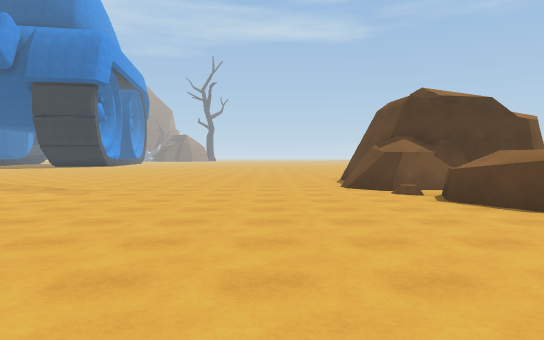
view 1 (above)

20 first-person views from a walk through a scene from a Unity 3-D project. The camera is 1.5 m above the floor, tilts 2° down and sees 75° across. The floor is counted in squares, 2 m on a side. Each view is taken from the middle of a square. On the plan, view 1 faces up. The plan holds only what a view shows up to about 11 squares ahead; the rest is blank. The place goes on beyond the plan. Some animated figures are not drawn.

view 2
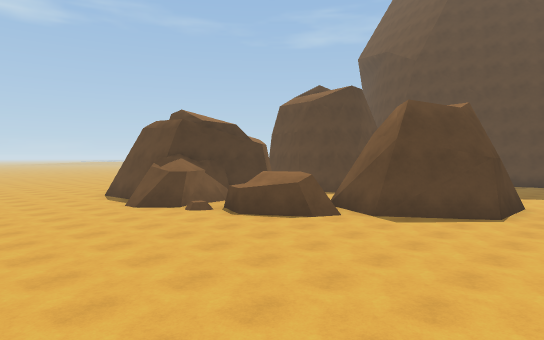

view 3
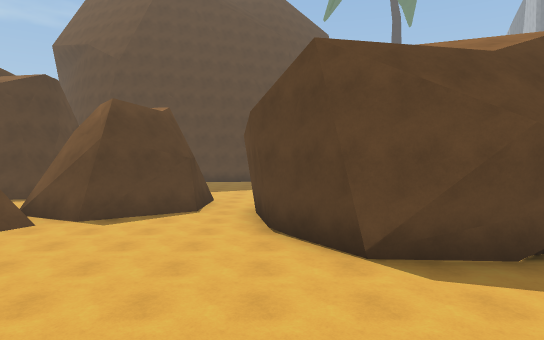

view 4
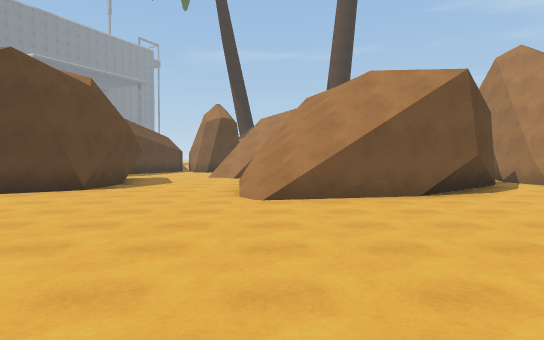

view 5
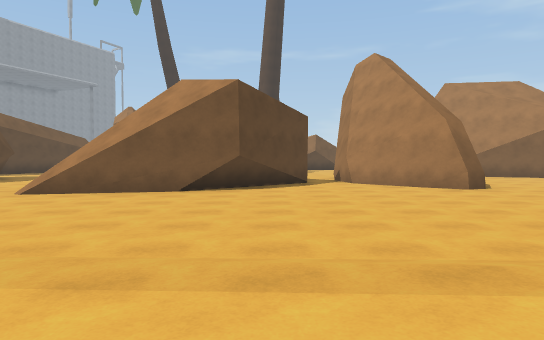

view 6
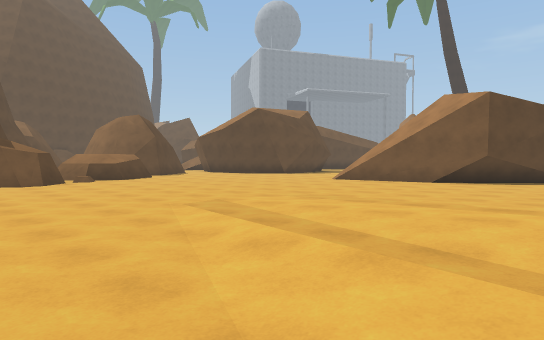

view 7
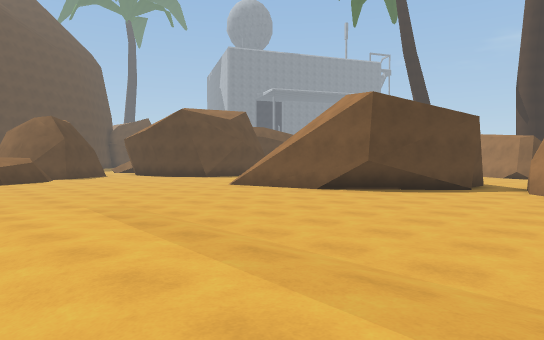

view 8
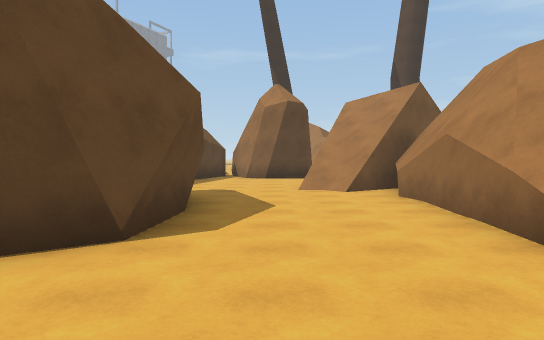

view 9
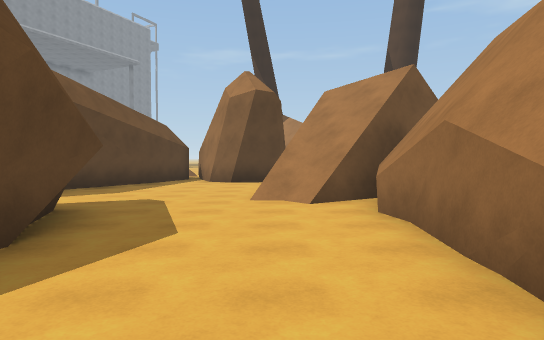

view 10
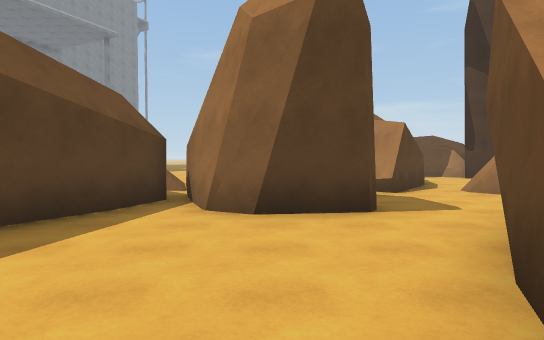

view 11
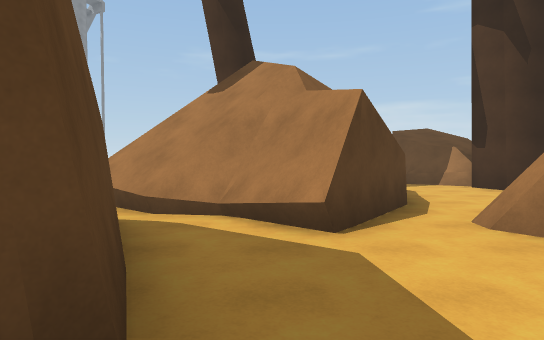

view 12
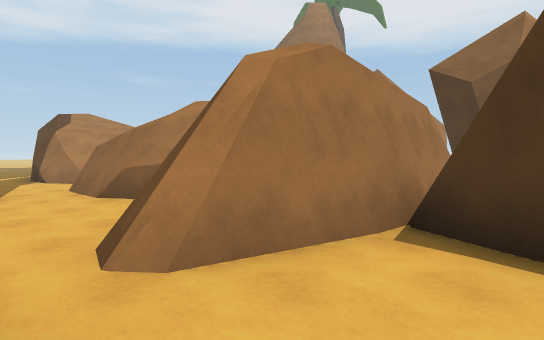

view 13
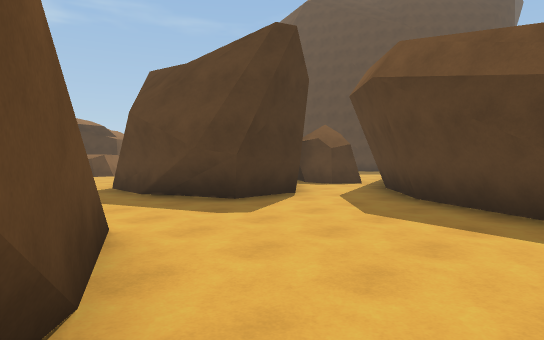

view 14
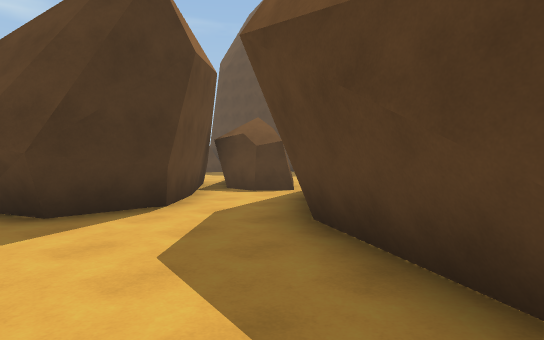

view 15
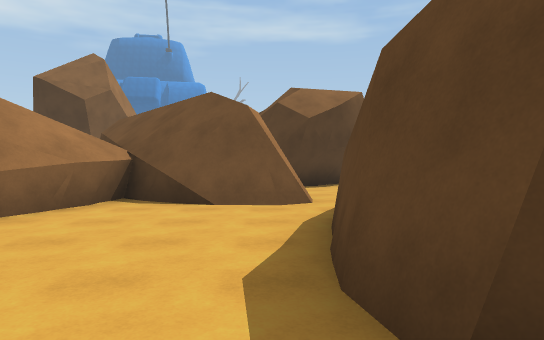

view 16
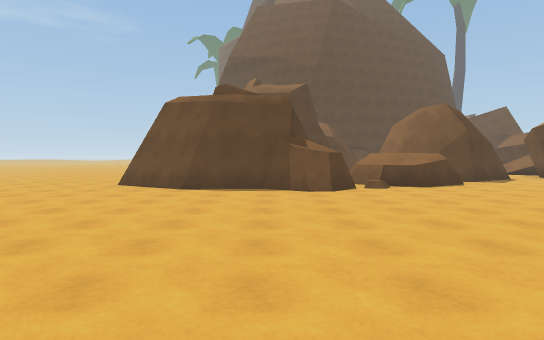

view 17
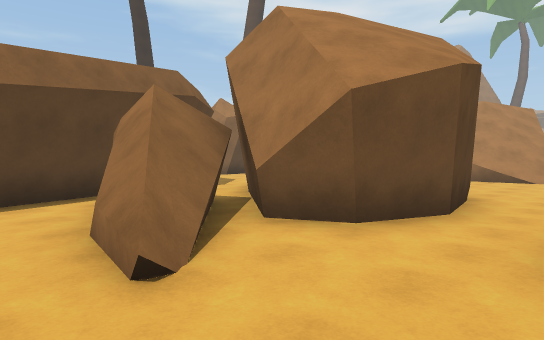

view 18
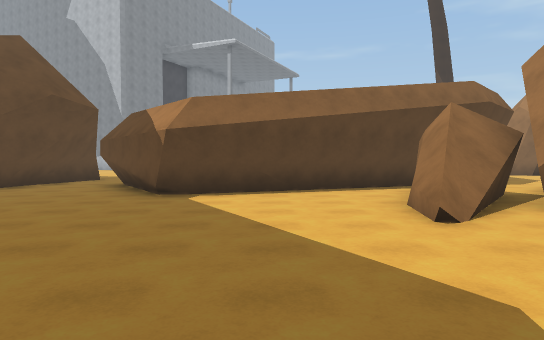

view 19
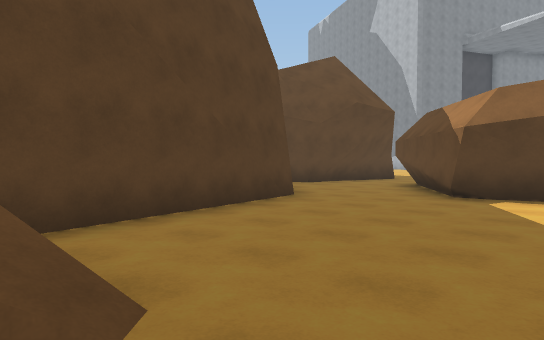

view 20
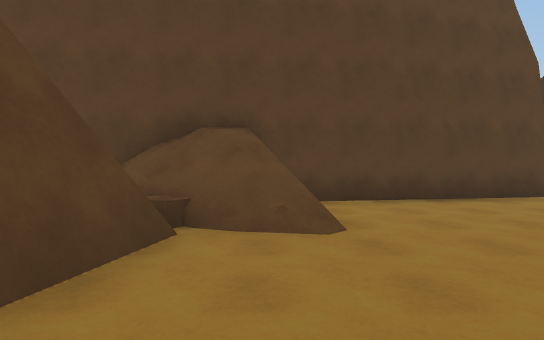

### Floor plan
Key: @ floor where view 1 was taken; # wall or solid block; x gap in a wall; . main floor; : floor 0.25 m higher than the main floor; + floor 0.5 m higher than the main floor; * floor 1.75 m higher than the main floor; % floor 4 m higher than the main floor; & floor 5.25 m higher than the main floor; / step, stairs or slope; = window, fence, low wall or low ledge; ^ raised ledge; v drop or lower ground.
Columns run from 11 left of view 1 to 17 right of it. Each row starts with its distance up from view 1.
 11   ............#
 10   //..........#
  9   ////.......####
  8 ///...........#=#
  7 ++::::........x^#
  6 ///::.........=##      ####
  5 ...............###    ..#=##
  4 ................##   ..../##
  3 .................#    .....##
  2 .................###........#
  1 ............................#
  0 ......##//.@...#####.=......#
 -1 #...#/////....##  ##=#......#
 -2 ##../ ////....#  ####........
 -3  #./   //#....#  #.##...##...
 -4   x#    v#....####.#..#####..
 -5   ..    v#....###..####   ##.
 -6          #:.......##       #.
 -7          #*#....###
 -8          =##....#
 -9        #=##....##
-10    ##  =&&.....#
-11     ####%..###.#
-12     ###....#####
-13     ####....###
-14     ####.##.# #
-15    ##....###=
-16   ##....##=#
-17   #.....#===
-18  ...#...#=#
-19 ... ##..#
-20 ..   ##.
-21       #

Where each view was taken, in squares from view 1:
view 1: 0 up, 0 right, facing up
view 2: 0 up, 2 left, facing up-right
view 3: 0 up, 2 left, facing right
view 4: 7 up, 2 left, facing down
view 5: 8 up, 7 left, facing down
view 6: 11 up, 9 left, facing down-right
view 7: 8 up, 11 left, facing down-right
view 8: 2 up, 1 right, facing down
view 9: 0 up, 0 right, facing down
view 10: 6 down, 1 right, facing down
view 11: 10 down, 1 left, facing down
view 12: 13 down, 1 left, facing left
view 13: 10 down, 1 left, facing up-right
view 14: 10 down, 2 right, facing up-right
view 15: 20 down, 4 left, facing up
view 16: 10 up, 6 left, facing right
view 17: 2 up, 11 right, facing down-left
view 18: 4 up, 12 right, facing down
view 19: 4 up, 12 right, facing down-right
view 20: 4 up, 10 right, facing right
